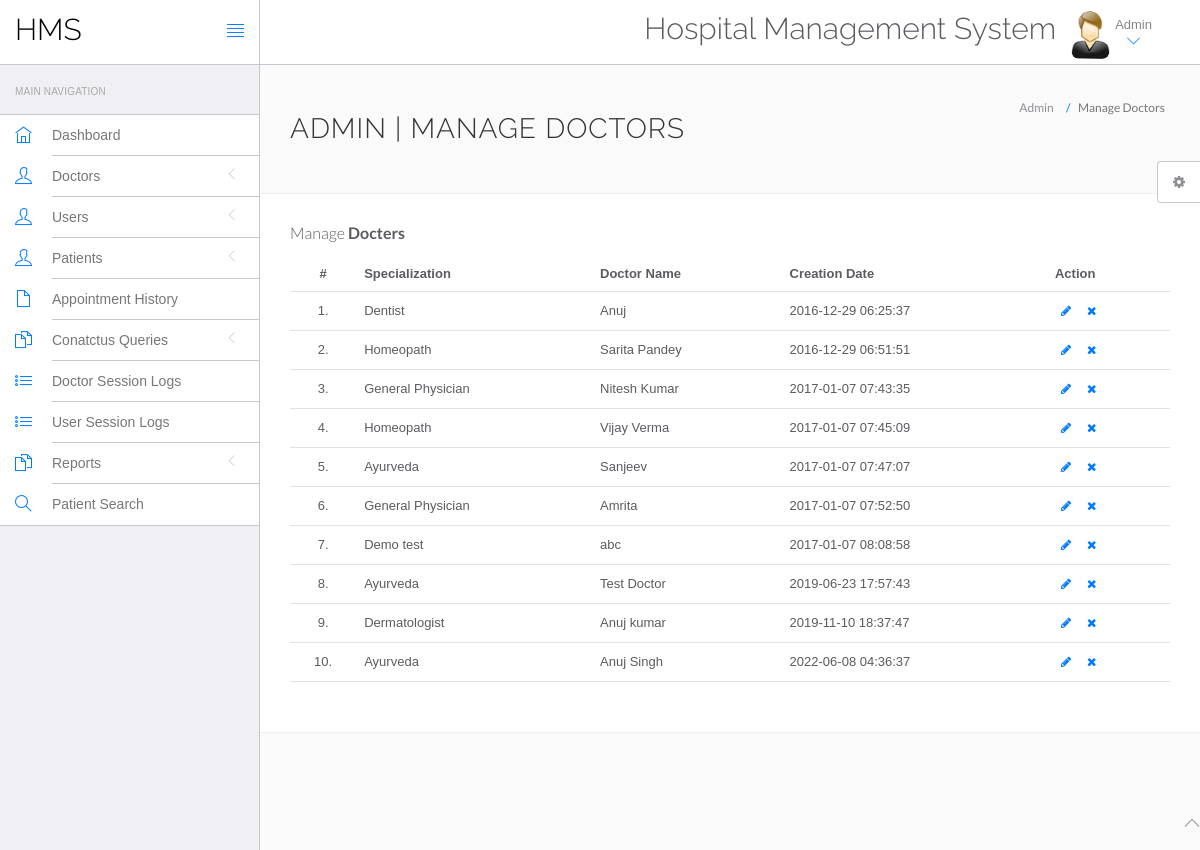
Screenshot of /hospital/hms/admin/manage-doctors.php (signed in) with the database file from the repository.
### tables this page shows
CREATE TABLE IF NOT EXISTS `doctors` (
  `id` int(11) NOT NULL AUTO_INCREMENT,
  `specilization` varchar(255) DEFAULT NULL,
  `doctorName` varchar(255) DEFAULT NULL,
  `address` longtext,
  `docFees` varchar(255) DEFAULT NULL,
  `contactno` bigint(11) DEFAULT NULL,
  `docEmail` varchar(255) DEFAULT NULL,
  `password` varchar(255) DEFAULT NULL,
  `creationDate` timestamp NULL DEFAULT CURRENT_TIMESTAMP,
  `updationDate` timestamp NULL DEFAULT NULL ON UPDATE CURRENT_TIMESTAMP,
  PRIMARY KEY (`id`)
);

### hospital/hms/admin/manage-doctors.php (the view, shortened to what this page needs)
<?php
include('include/config.php');
?>
<!DOCTYPE html>
<html lang="en">
	<head>
		<link rel="stylesheet" href="vendor/bootstrap/css/bootstrap.min.css">
		<link rel="stylesheet" href="vendor/fontawesome/css/font-awesome.min.css">
		<link rel="stylesheet" href="vendor/themify-icons/themify-icons.min.css">
		<link href="vendor/animate.css/animate.min.css" rel="stylesheet" media="screen">
		<link href="vendor/perfect-scrollbar/perfect-scrollbar.min.css" rel="stylesheet" media="screen">
		<link href="vendor/switchery/switchery.min.css" rel="stylesheet" media="screen">
		<link href="vendor/bootstrap-touchspin/jquery.bootstrap-touchspin.min.css" rel="stylesheet" media="screen">
		<link href="vendor/select2/select2.min.css" rel="stylesheet" media="screen">
		<link href="vendor/bootstrap-datepicker/bootstrap-datepicker3.standalone.min.css" rel="stylesheet" media="screen">
		<link href="vendor/bootstrap-timepicker/bootstrap-timepicker.min.css" rel="stylesheet" media="screen">
		<link rel="stylesheet" href="assets/css/styles.css">
		<link rel="stylesheet" href="assets/css/plugins.css">
		<link rel="stylesheet" href="assets/css/themes/theme-1.css" id="skin_color" />
	</head>
	<body>
		<div id="app">
<?php include('include/sidebar.php');?>
			<div class="app-content">
						<?php include('include/header.php');?>
				<div class="main-content" >
					<div class="wrap-content container" id="container">
						<section id="page-title">
							<div class="row">
								<div class="col-sm-8">
									<h1 class="mainTitle">Admin | Manage Doctors</h1>
																	</div>
								<ol class="breadcrumb">
									<li>
										<span>Admin</span>
									</li>
									<li class="active">
										<span>Manage Doctors</span>
									</li>
								</ol>
							</div>
						</section>
						<div class="container-fluid container-fullw bg-white">
									<div class="row">
								<div class="col-md-12">
									<h5 class="over-title margin-bottom-15">Manage <span class="text-bold">Docters</span></h5>
									<table class="table table-hover" id="sample-table-1">
										<thead>
											<tr>
												<th class="center">#</th>
												<th>Specialization</th>
												<th class="hidden-xs">Doctor Name</th>
												<th>Creation Date </th>
												<th>Action</th>
											</tr>
										</thead>
										<tbody>
<?php
$sql=mysqli_query($con,"select * from doctors");
$cnt=1;
while($row=mysqli_fetch_array($sql))
{
?>
											<tr>
												<td class="center"><?php echo $cnt;?>.</td>
												<td class="hidden-xs"><?php echo $row['specilization'];?></td>
												<td><?php echo $row['doctorName'];?></td>
												<td><?php echo $row['creationDate'];?>
												</td>
												<td >
												<div class="visible-md visible-lg hidden-sm hidden-xs">
							<a href="edit-doctor.php?id=<?php echo $row['id'];?>" class="btn btn-transparent btn-xs" tooltip-placement="top" tooltip="Edit"><i class="fa fa-pencil"></i></a>
	<a href="manage-doctors.php?id=<?php echo $row['id']?>&del=delete" onClick="return confirm('Are you sure you want to delete?')"class="btn btn-transparent btn-xs tooltips" tooltip-placement="top" tooltip="Remove"><i class="fa fa-times fa fa-white"></i></a>
												</div>
												</td>
											</tr>
											<?php
$cnt=$cnt+1;
											 }?>
										</tbody>
									</table>
								</div>
							</div>
								</div>
							</div>
						</div>
					</div>
				</div>
	<?php include('include/footer.php');?>
	<?php include('include/setting.php');?>
	</body>
</html>

### hospital/hms/admin/assets/css/themes/theme-1.css (style rules this page uses)
body { background: #FAFAFA; }

### rows the page displays
doctors: specilization "Dentist", doctorName "Anuj", creationDate "2016-12-29 06:25:37"
doctors: specilization "Homeopath", doctorName "Sarita Pandey", creationDate "2016-12-29 06:51:51"
doctors: specilization "General Physician", doctorName "Nitesh Kumar", creationDate "2017-01-07 07:43:35"
doctors: specilization "Homeopath", doctorName "Vijay Verma", creationDate "2017-01-07 07:45:09"
doctors: specilization "Ayurveda", doctorName "Sanjeev", creationDate "2017-01-07 07:47:07"
doctors: specilization "General Physician", doctorName "Amrita", creationDate "2017-01-07 07:52:50"
doctors: specilization "Demo test", doctorName "abc", creationDate "2017-01-07 08:08:58"
doctors: specilization "Ayurveda", doctorName "Test Doctor", creationDate "2019-06-23 17:57:43"
doctors: specilization "Dermatologist", doctorName "Anuj kumar", creationDate "2019-11-10 18:37:47"
doctors: specilization "Ayurveda", doctorName "Anuj Singh", creationDate "2022-06-08 04:36:37"
